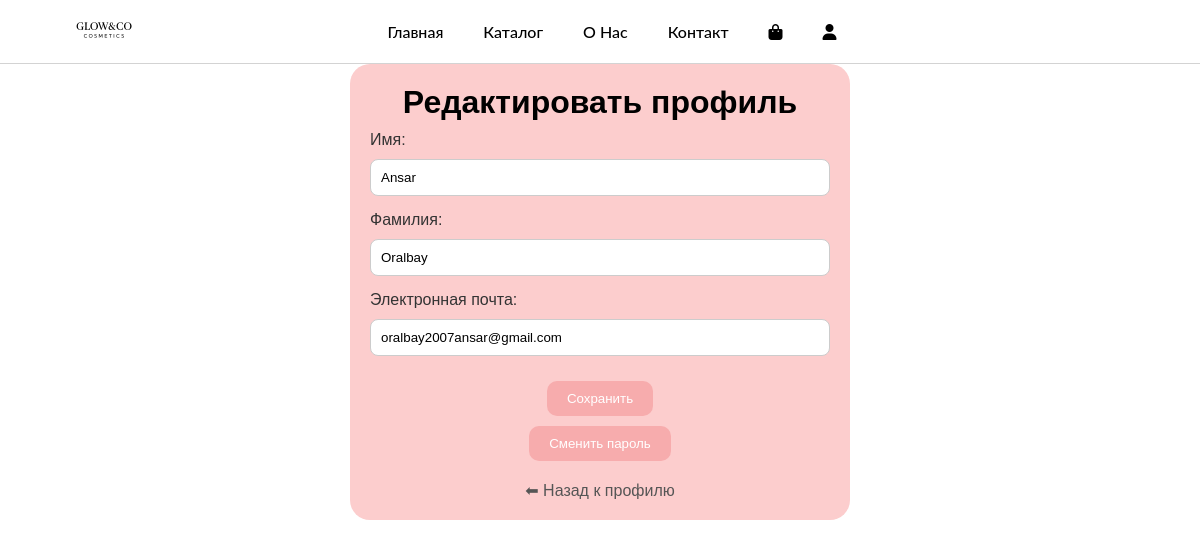
/accounts/edit/ (signed in), run on the app's committed database.
### accounts/models.py (models this page shows, shortened)
class CustomUser(AbstractBaseUser, PermissionsMixin):
    email = models.EmailField(unique=True)
    first_name = models.CharField(max_length=100)
    last_name = models.CharField(max_length=100)
    is_active = models.BooleanField(default=True)
    is_staff = models.BooleanField(default=False)
    USERNAME_FIELD = 'email'
    REQUIRED_FIELDS = ['first_name', 'last_name']
    objects = CustomUserManager()
    class Meta:
        verbose_name_plural = "Пользователи"

### accounts/views.py (the view)
# urls.py: path('edit/', views.edit_profile, name='edit_profile'),
@login_required
def edit_profile(request):
    user = request.user
    if request.method == 'POST':
        form = CustomUserEditForm(request.POST, instance=user)
        if form.is_valid():
            form.save()
            return redirect('profile')  # или куда хочешь
    else:
        form = CustomUserEditForm(instance=user)
    return render(request, 'accounts/edit_profile.html', {'form': form})

### accounts/forms.py
class CustomUserEditForm(forms.ModelForm):
    class Meta:
        model = CustomUser
        fields = ('first_name', 'last_name', 'email')
        labels = {
            'first_name': 'Имя',
            'last_name': 'Фамилия',
            'email': 'Электронная почта',
        }

### accounts/templates/accounts/edit_profile.html (shortened to what this page needs)
{% extends 'base.html' %}
{% block content %}
<div class="profile-form-container"
    style="max-width: 500px; margin: 0 auto; padding: 20px; background-color: #fccdcd; border-radius: 20px;">
    <h2 style="text-align: center; color: #000;">Редактировать профиль</h2>
    <div style="text-align: center; margin-top: 10px;">
    <form method="post">
        {{ form.as_p }}
        <button type="submit" class="btn-submit">Сохранить</button>
    </form>
    <div style="text-align: center; margin-top: 10px;">
        <a href="{% url 'password_change' %}" style="text-decoration: none;">
            <button class="password_change">
                Сменить пароль
            </button>
        </a>
    </div>
    <div style="text-align: center; margin-top: 20px;">
        <a href="{% url 'profile' %}" style="color: #555;">⬅ Назад к профилю</a>
    </div>
</div>
{% endblock %}

### store/static/css/style.css (style rules this page uses)
* { padding: 0; margin: 0; box-sizing: border-box; font-family: "Sora", sans-serif; font-optical-sizing: auto; font-weight: weight; font-style: normal; }
html { font-size: 16px; scroll-behavior: smooth; margin: 0; padding: 0; height: 100%; width: 100%; }
body { width: 100%; margin: 0; padding: 0; height: 100%; display: flex; flex-direction: column; min-height: 100vh; }
h2 { font-size: 2rem; }
p { font-size: 1rem; }
a { text-decoration: none; }

### accounts/static/css/style_for_accounts.css (style rules this page uses)
form p { text-align: left; margin-bottom: 15px; }
form input[type="text"], form input[type="password"], form input[type="email"], form input[type="tel"] { width: 100%; padding: 10px; border-radius: 8px; border: 1px solid #ccc; margin-top: 5px; }
form p label { display: block; margin-bottom: 5px; font-weight: 500; color: #333; }
form input[type="email"] { width: 100%; padding: 10px; border-radius: 8px; border: 1px solid #ccc; margin-top: 5px; }

### accounts/templates/accounts/edit_profile.html (style rules this page uses)
.btn-submit { background-color: #f7acad; color: #fff; border: none; padding: 10px 20px; border-radius: 10px; margin-top: 10px; cursor: pointer; transition: background-color 0.3s; }
.password_change { background-color: #f7acad; color: #fff; border: none; padding: 10px 20px; border-radius: 10px; cursor: pointer; transition: background-color 0.3s ease; }

### data on the page
CustomUser: first_name "Ansar", last_name "Oralbay", email "oralbay2007ansar@gmail.com"
